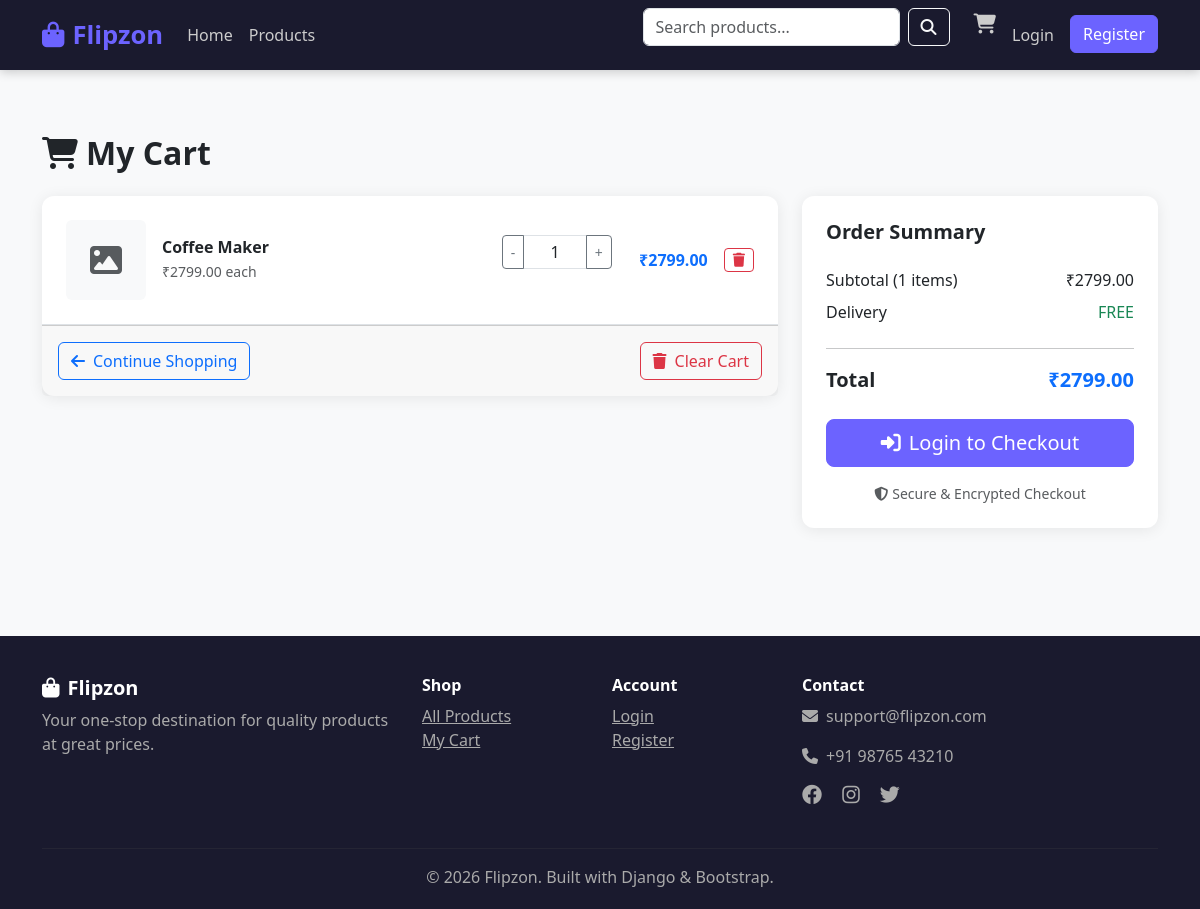
Page /cart/ on the committed database.
### cart/models.py (models this page shows, shortened)
class CartItem(models.Model):
    cart = models.ForeignKey(Cart, on_delete=models.CASCADE, related_name='items')
    product = models.ForeignKey(Product, on_delete=models.CASCADE)
    quantity = models.PositiveIntegerField(default=1)
    added_at = models.DateTimeField(auto_now_add=True)
    @property
    def total_price(self):
        return self.product.final_price * self.quantity

class Cart(models.Model):
    user = models.OneToOneField(User, on_delete=models.CASCADE, null=True, blank=True)
    session_key = models.CharField(max_length=40, null=True, blank=True)
    created_at = models.DateTimeField(auto_now_add=True)
    updated_at = models.DateTimeField(auto_now=True)
    @property
    def total_price(self):
        return sum(item.total_price for item in self.items.all())
    @property
    def total_items(self):
        return sum(item.quantity for item in self.items.all())

### store/models.py (models this page shows, shortened)
class Product(models.Model):
    category = models.ForeignKey(Category, on_delete=models.CASCADE, related_name='products')
    name = models.CharField(max_length=200)
    slug = models.SlugField(unique=True, blank=True)
    description = models.TextField()
    price = models.DecimalField(max_digits=10, decimal_places=2)
    discount_price = models.DecimalField(max_digits=10, decimal_places=2, blank=True, null=True)
    image = models.ImageField(upload_to='products/')
    stock = models.PositiveIntegerField(default=0)
    available = models.BooleanField(default=True)
    featured = models.BooleanField(default=False)
    created_at = models.DateTimeField(auto_now_add=True)
    updated_at = models.DateTimeField(auto_now=True)
    class Meta:
        ordering = ['-created_at']
    @property
    def final_price(self):
        return self.discount_price if self.discount_price else self.price

### cart/views.py (the view)
# urls.py: path('', views.cart_detail, name='detail'),
def cart_detail(request):
    cart = get_or_create_cart(request)
    return render(request, 'cart/cart.html', {'cart': cart})

### cart/context_processors.py (called while the page is built)
def cart_count(request):
    count = 0
    try:
        if request.user.is_authenticated:
            cart = Cart.objects.filter(user=request.user).first()
        else:
            session_key = request.session.session_key
            cart = Cart.objects.filter(session_key=session_key).first() if session_key else None
        if cart:
            count = cart.total_items
    except Exception:
        pass
    return {'cart_count': count}

### cart/views.py (called while the page is built)
def get_or_create_cart(request):
    if request.user.is_authenticated:
        cart, _ = Cart.objects.get_or_create(user=request.user)
    else:
        if not request.session.session_key:
            request.session.create()
        cart, _ = Cart.objects.get_or_create(session_key=request.session.session_key)
    return cart

### templates/cart/cart.html (shortened to what this page needs)
{% extends 'base.html' %}
{% block content %}
<div class="container py-5">
    <h2 class="fw-bold mb-4"><i class="fas fa-shopping-cart me-2"></i>My Cart</h2>
    {% if cart.items.exists %}
    <div class="row g-4">
        <div class="col-md-8">
            <div class="card">
                <div class="card-body p-0">
                    {% for item in cart.items.all %}
                    <div class="d-flex align-items-center p-4 border-bottom">
                        {% if item.product.image %}
                        <img src="{{ item.product.image.url }}" style="width:80px;height:80px;object-fit:cover;border-radius:10px" alt="{{ item.product.name }}">
                        {% else %}
                        <div class="bg-light rounded d-flex align-items-center justify-content-center" style="width:80px;height:80px">
                            <i class="fas fa-image fa-2x text-muted"></i>
                        </div>
                        {% endif %}
                        <div class="ms-3 flex-grow-1">
                            <h6 class="fw-bold mb-1">
                                <a href="{% url 'store:product_detail' item.product.slug %}" class="text-dark text-decoration-none">{{ item.product.name }}</a>
                            </h6>
                            <small class="text-muted">₹{{ item.product.final_price }} each</small>
                        </div>
                        <div class="d-flex align-items-center gap-3">
                            <form action="{% url 'cart:update' item.id %}" method="post" class="d-flex align-items-center">
                                <div class="input-group" style="width:110px">
                                    <button type="submit" name="quantity" value="{{ item.quantity|add:'-1' }}" class="btn btn-outline-secondary btn-sm">-</button>
                                    <span class="form-control text-center py-1">{{ item.quantity }}</span>
                                    <button type="submit" name="quantity" value="{{ item.quantity|add:'1' }}" class="btn btn-outline-secondary btn-sm">+</button>
                                </div>
                            </form>
                            <span class="fw-bold text-primary" style="min-width:80px;text-align:right">₹{{ item.total_price }}</span>
                            <a href="{% url 'cart:remove' item.id %}" class="btn btn-outline-danger btn-sm" onclick="return confirm('Remove this item?')">
                                <i class="fas fa-trash"></i>
                            </a>
                        </div>
                    </div>
                    {% endfor %}
                </div>
                <div class="card-footer d-flex justify-content-between py-3">
                    <a href="{% url 'store:product_list' %}" class="btn btn-outline-primary">
                        <i class="fas fa-arrow-left me-2"></i>Continue Shopping
                    </a>
                    <a href="{% url 'cart:clear' %}" class="btn btn-outline-danger" onclick="return confirm('Clear all items?')">
                        <i class="fas fa-trash me-2"></i>Clear Cart
                    </a>
                </div>
            </div>
        </div>
        <div class="col-md-4">
            <div class="card p-4">
                <h5 class="fw-bold mb-4">Order Summary</h5>
                <div class="d-flex justify-content-between mb-2">
                    <span>Subtotal ({{ cart.total_items }} items)</span>
                    <span>₹{{ cart.total_price }}</span>
                </div>
                <div class="d-flex justify-content-between mb-2">
                    <span>Delivery</span>
                    <span class="text-success">{% if cart.total_price >= 500 %}FREE{% else %}₹50{% endif %}</span>
                </div>
                <hr>
                <div class="d-flex justify-content-between fw-bold fs-5 mb-4">
                    <span>Total</span>
                    <span class="text-primary">₹{% if cart.total_price >= 500 %}{{ cart.total_price }}{% else %}{{ cart.total_price|add:50 }}{% endif %}</span>
                </div>
                {% if user.is_authenticated %}
                <a href="{% url 'orders:checkout' %}" class="btn btn-primary w-100 btn-lg">
                    <i class="fas fa-lock me-2"></i>Proceed to Checkout
                </a>
                {% else %}
                <a href="{% url 'accounts:login' %}?next={% url 'orders:checkout' %}" class="btn btn-primary w-100 btn-lg">
                    <i class="fas fa-sign-in-alt me-2"></i>Login to Checkout
                </a>
                {% endif %}
                <p class="text-center text-muted mt-3 mb-0"><small><i class="fas fa-shield-alt me-1"></i>Secure & Encrypted Checkout</small></p>
            </div>
        </div>
    </div>
    {% endif %}
</div>
{% endblock %}

### store/static/css/style.css (style rules this page uses)
body { font-family: 'Segoe UI', sans-serif; background: #f8f9fa; }
.btn-primary { background: var(--primary); border-color: var(--primary); }
.card { border: none; border-radius: 12px; box-shadow: 0 2px 15px rgba(0,0,0,0.08); transition: 0.3s; }

### rows in the picture
CartItem: product.name "Coffee Maker", product.final_price "2799.00", quantity "1", total_price "2799.00"
Cart: total_items "1", total_price "2799.00"
